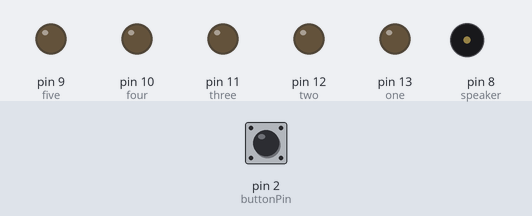
Bench run of a sketch on a simulated Arduino Uno, built with avr-gcc and run on an emulated ATmega328P. On the bench: output pins drawn as LEDs (lit = HIGH), buzzer (waves = sounding). Inputs (shaded band) come from the test bench; at power-on: pin 2 (buttonPin) LOW. Random numbers use the default seed unless the sketch sets one.

Above: at 1.2 s.
1.3 s: pin 2 (buttonPin) pulled HIGH for 0.15 s
At 1.39 s:
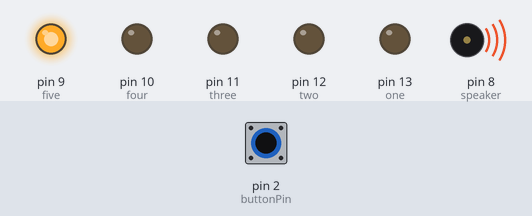
At 1.75 s:
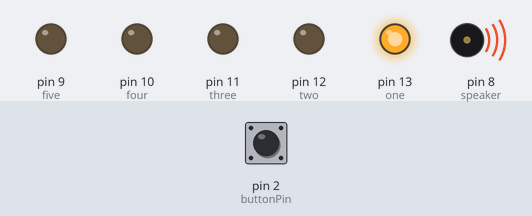
4.3 s: pin 2 (buttonPin) pulled HIGH for 3.2 s
12.0 s: pin 2 (buttonPin) pulled HIGH for 1 s
At 17.1 s:
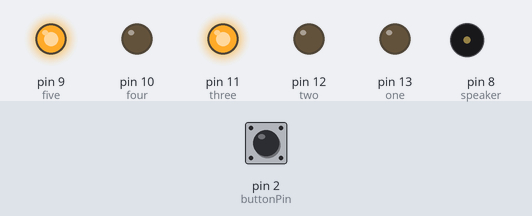
Timing chart, 0 to 19.3 s (numbered marks = the images above; inputs shaded):
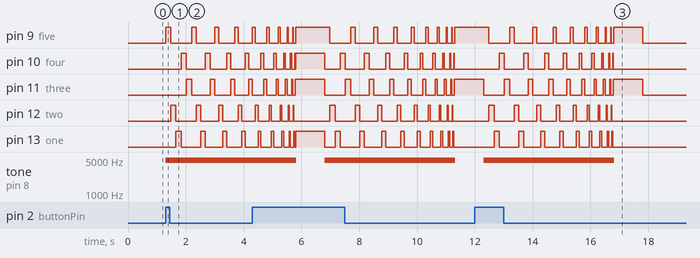

Measured:
- after the input at 1.3 s, pin 9 (five): LOW → HIGH at once, then repeats every 0.88 s: LOW 0.72 s, HIGH 0.16 s; pin 10 (four): LOW → HIGH after 0.54 s, → LOW 0.18 s later, → HIGH 0.66 s later, → LOW 0.16 s later, … (8 changes in this stretch)
- after the input at 12.0 s, pin 10 (four): LOW → HIGH after 0.84 s, → LOW 0.18 s later, → HIGH 0.66 s later, → LOW 0.16 s later, … (18 changes in this stretch); pin 12 (two): LOW → HIGH after 0.48 s, → LOW 0.18 s later, → HIGH 0.70 s later, → LOW 0.16 s later, … (18 changes in this stretch)

The sketch:

DICE-ROLLER.ino
```cpp
#include "pitches.h"


const int buttonPin = 2;
int buttonState = 0;

const int speaker = 8;

const int one =  13;
const int two = 12;
const int three = 11;
const int four = 10;
const int five = 9;

long randomGenerator;
int time = 0;

void setup() {
  pinMode(one, OUTPUT);
  pinMode(two, OUTPUT);
  pinMode(three, OUTPUT);
  pinMode(four, OUTPUT);
  pinMode(five, OUTPUT);
  pinMode(buttonPin, INPUT);
  pinMode(speaker, OUTPUT);
}

void loop() {
  buttonState = digitalRead(buttonPin);

  if (buttonState == HIGH) {

    loopGenerator(180, NOTE_DS8);
    loopGenerator(160, NOTE_DS8);
    loopGenerator(140, NOTE_DS8);
    loopGenerator(120, NOTE_DS8);
    loopGenerator(100, NOTE_DS8);
    loopGenerator(80, NOTE_DS8);
    loopGenerator(60, NOTE_DS8);
    loopGenerator(40, NOTE_DS8);
    loopGenerator(20, NOTE_DS8);

    digitalWrite(one, LOW);
    digitalWrite(two, LOW);
    digitalWrite(three, LOW);
    digitalWrite(four, LOW);
    digitalWrite(five, LOW);
    time = 1000;

    randomGenerator = random(1, 5);

    if (randomGenerator == 1) {
      digitalWrite(two, HIGH);
      delay(time);
      time;
    }
    if (randomGenerator == 2) {
      digitalWrite(three, HIGH);
      digitalWrite(five, HIGH);
      delay(time);
      time;
    }
    if (randomGenerator == 3) {
      digitalWrite(one, HIGH);
      digitalWrite(two, HIGH);
      digitalWrite(four, HIGH);
      delay(time);
      time;
    }
    if (randomGenerator == 4) {
      digitalWrite(five, HIGH);
      digitalWrite(one, HIGH);
      digitalWrite(four, HIGH);
      digitalWrite(three, HIGH);
      delay(time);
      time;
    }
    if (randomGenerator == 5) {
      digitalWrite(one, HIGH);
      digitalWrite(two, HIGH);
      digitalWrite(three, HIGH);
      digitalWrite(four, HIGH);
      digitalWrite(five, HIGH);
      delay(time);
      time;
    }
    {
      digitalWrite(one, LOW);
      digitalWrite(two, LOW);
      digitalWrite(three, LOW);
      digitalWrite(four, LOW);
      digitalWrite(five, LOW);
    }

  }

}

void loopGenerator(int x, int sound) {

   for (int n = 1; n > 0; n--) {
      digitalWrite(five, HIGH);
      tone(speaker, sound);
      delay(x);
      noTone(speaker);
      digitalWrite(five, LOW);

      digitalWrite(two, HIGH);
      tone(speaker, sound);
      delay(x);
      noTone(speaker);
      digitalWrite(two, LOW);

      digitalWrite(one, HIGH);
      tone(speaker, sound);
      delay(x);
      noTone(speaker);
      digitalWrite(one, LOW);

      digitalWrite(four, HIGH);
      tone(speaker, sound);
      delay(x);
      noTone(speaker);
      digitalWrite(four, LOW);

      digitalWrite(three, HIGH);
      tone(speaker, sound);
      delay(x);
      noTone(speaker);
      digitalWrite(three, LOW);
    }
}
```

pitches.h
```cpp
/*************************************************
 * Public Constants
 *************************************************/

#define NOTE_B0  31
#define NOTE_C1  33
#define NOTE_CS1 35
#define NOTE_D1  37
#define NOTE_DS1 39
#define NOTE_E1  41
#define NOTE_F1  44
#define NOTE_FS1 46
#define NOTE_G1  49
#define NOTE_GS1 52
#define NOTE_A1  55
#define NOTE_AS1 58
#define NOTE_B1  62
#define NOTE_C2  65
#define NOTE_CS2 69
#define NOTE_D2  73
#define NOTE_DS2 78
#define NOTE_E2  82
#define NOTE_F2  87
#define NOTE_FS2 93
#define NOTE_G2  98
#define NOTE_GS2 104
#define NOTE_A2  110
#define NOTE_AS2 117
#define NOTE_B2  123
#define NOTE_C3  131
#define NOTE_CS3 139
#define NOTE_D3  147
#define NOTE_DS3 156
#define NOTE_E3  165
#define NOTE_F3  175
#define NOTE_FS3 185
#define NOTE_G3  196
#define NOTE_GS3 208
#define NOTE_A3  220
#define NOTE_AS3 233
#define NOTE_B3  247
#define NOTE_C4  262
#define NOTE_CS4 277
#define NOTE_D4  294
#define NOTE_DS4 311
#define NOTE_E4  330
#define NOTE_F4  349
#define NOTE_FS4 370
#define NOTE_G4  392
#define NOTE_GS4 415
#define NOTE_A4  440
#define NOTE_AS4 466
#define NOTE_B4  494
#define NOTE_C5  523
#define NOTE_CS5 554
#define NOTE_D5  587
#define NOTE_DS5 622
#define NOTE_E5  659
#define NOTE_F5  698
#define NOTE_FS5 740
#define NOTE_G5  784
#define NOTE_GS5 831
#define NOTE_A5  880
#define NOTE_AS5 932
#define NOTE_B5  988
#define NOTE_C6  1047
#define NOTE_CS6 1109
#define NOTE_D6  1175
#define NOTE_DS6 1245
#define NOTE_E6  1319
#define NOTE_F6  1397
#define NOTE_FS6 1480
#define NOTE_G6  1568
#define NOTE_GS6 1661
#define NOTE_A6  1760
#define NOTE_AS6 1865
#define NOTE_B6  1976
#define NOTE_C7  2093
#define NOTE_CS7 2217
#define NOTE_D7  2349
#define NOTE_DS7 2489
#define NOTE_E7  2637
#define NOTE_F7  2794
#define NOTE_FS7 2960
#define NOTE_G7  3136
#define NOTE_GS7 3322
#define NOTE_A7  3520
#define NOTE_AS7 3729
#define NOTE_B7  3951
#define NOTE_C8  4186
#define NOTE_CS8 4435
#define NOTE_D8  4699
#define NOTE_DS8 4978
```
